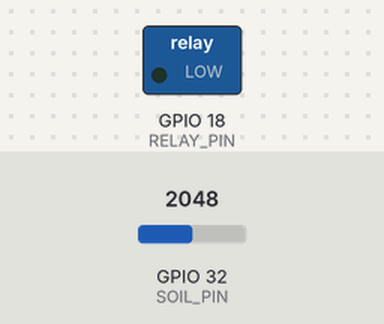
Bench run of a sketch on a simulated ESP32. Parts: switched loads named in the sketch (green lamp = pin HIGH). Inputs (shaded band) come from the test bench; at power-on: GPIO 32 (SOIL_PIN) = 2048. WiFi joins after 1.5 s; servers stay silent unless stated; what the sketch prints to the serial monitor is not drawn.

Above: at 2.7 s.
2.8 s: GPIO 32 (SOIL_PIN) set to 1975
At 4.4 s:
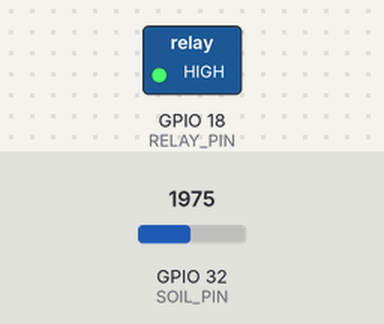
6.0 s: GPIO 32 (SOIL_PIN) set to 2040
At 6.8 s:
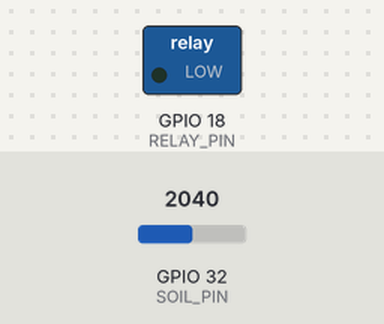
8.0 s: GPIO 32 (SOIL_PIN) set to 1960
At 9.5 s:
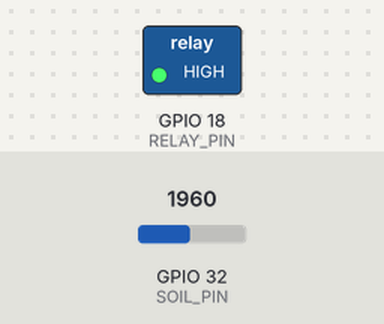
Timing chart, 0 to 11.0 s (numbered marks = the images above; inputs shaded):
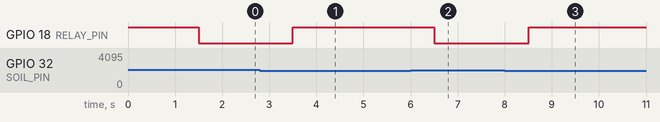

Measured:
- the behaviour switches between 2001 and 2000 on GPIO 32 (SOIL_PIN) (found by bisection; images 0 and 1)
- after the input at 2.8 s, GPIO 18 (RELAY_PIN): LOW → HIGH after 0.70 s
- after the input at 6.0 s, GPIO 18 (RELAY_PIN): HIGH → LOW after 0.50 s
- after the input at 8.0 s, GPIO 18 (RELAY_PIN): LOW → HIGH after 0.51 s

The sketch:

robotic_fest.ino
```cpp
#include <WiFi.h>
#include <WebServer.h>

// ===== WIFI =====
const char* ssid = "KERALAVISION @vijaya krishnan";
const char* password = "12345678";

// ===== PINS =====
#define SOIL_PIN 32
#define RELAY_PIN 18

WebServer server(80);

int raw = 0;
bool pumpState = false;

void setup() {
  Serial.begin(115200);

  pinMode(RELAY_PIN, OUTPUT);
  digitalWrite(RELAY_PIN, HIGH);  // OFF (important for your relay)

  // ===== WIFI =====
  WiFi.begin(ssid, password);
  Serial.print("Connecting");
  while (WiFi.status() != WL_CONNECTED) {
    delay(500);
    Serial.print(".");
  }

  Serial.println("\nConnected!");
  Serial.print("IP: ");
  Serial.println(WiFi.localIP());

  // ===== WEB PAGE =====
  server.on("/", []() {
    String page = "<html><head><meta http-equiv='refresh' content='2'></head><body>";
    page += "<h1>Soil Raw: " + String(raw) + "</h1>";
    page += "<h2>Pump: " + String(pumpState ? "ON" : "OFF") + "</h2>";
    page += "</body></html>";
    server.send(200, "text/html", page);
  });

  server.begin();
}

void loop() {
  server.handleClient();

  // ===== READ SENSOR =====
  raw = analogRead(SOIL_PIN);

  // ===== SIMPLE RAW CONTROL =====
  if (raw > 2000) {
    pumpState = true;  // ON
  } else {
    pumpState = false;  // OFF
  }

  // ===== RELAY CONTROL (ACTIVE LOW) =====
  digitalWrite(RELAY_PIN, pumpState ? LOW : HIGH);

  // ===== SERIAL DEBUG =====
  Serial.print("Raw: ");
  Serial.print(raw);
  Serial.print("  Pump: ");
  Serial.println(pumpState ? "ON" : "OFF");

  delay(1000);
}
```
